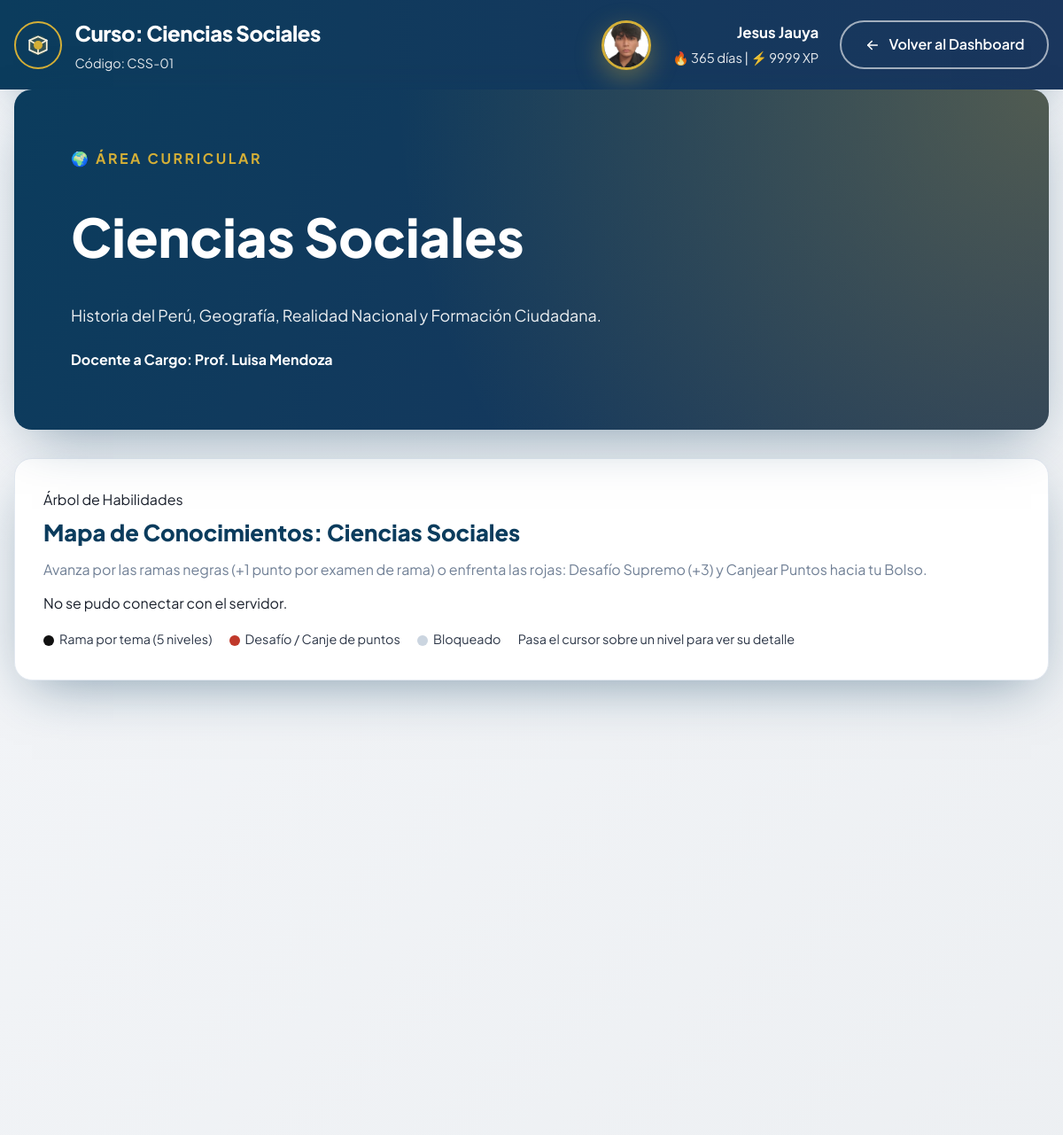
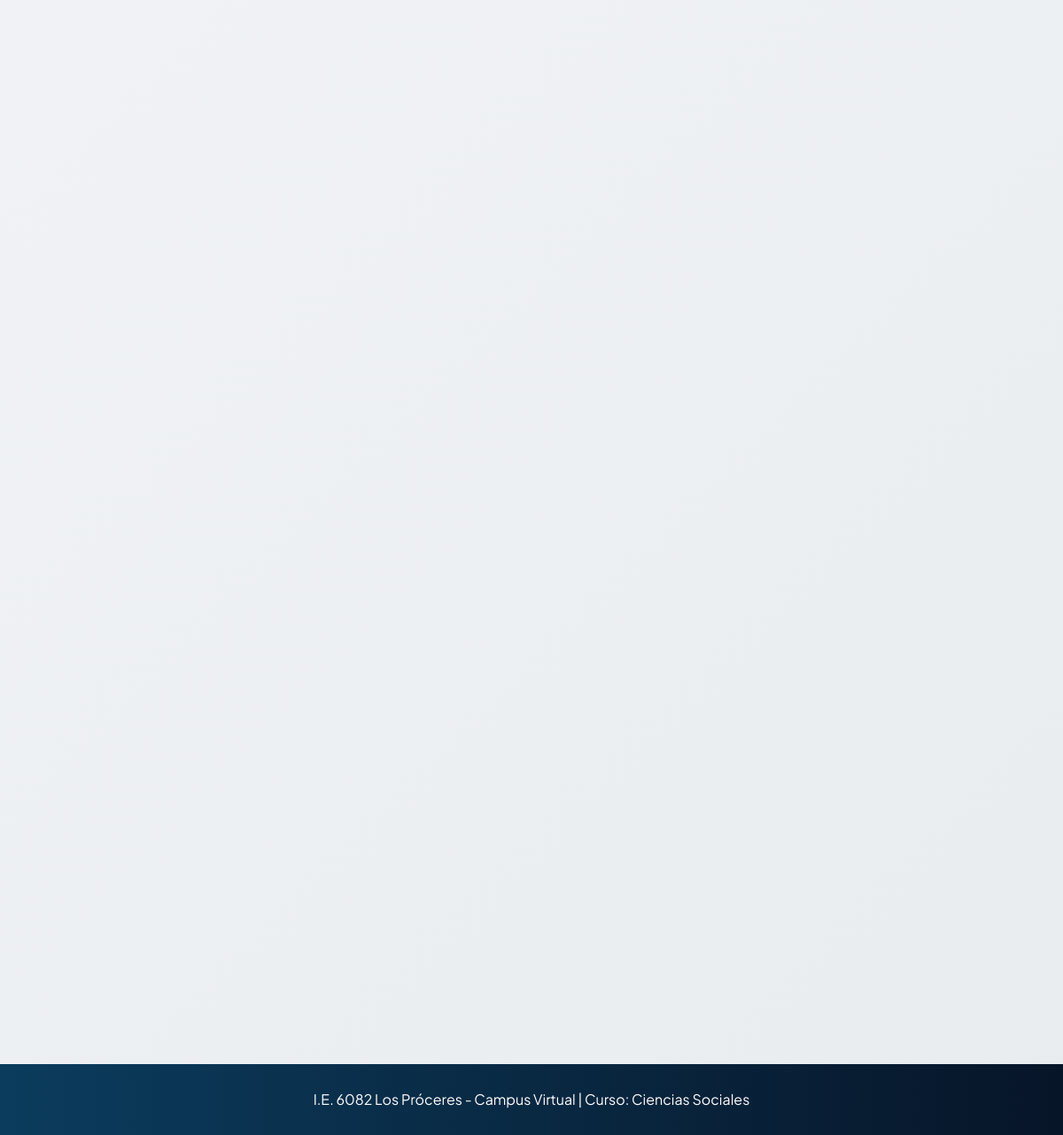
Screenshot of /curso.php?id=4 (signed in) with the database file from the repository (2 pictures, top to bottom).
### tables this page shows
CREATE TABLE `cursos` (
  `id` int(11) NOT NULL,
  `nombre` varchar(150) NOT NULL,
  `codigo` varchar(20) NOT NULL,
  `icono` varchar(50) DEFAULT '?',
  `descripcion` text DEFAULT NULL,
  `profesor` varchar(150) NOT NULL,
  `fecha_creacion` timestamp NOT NULL DEFAULT current_timestamp()
);

### banco_preguntas.php (called while the page is built, shortened)
<?php
require_once __DIR__ . '/banco_preguntas_extra.php';
function st_q(string $p, array $o, int $c): array
{
    return ['p' => $p, 'o' => $o, 'c' => $c];
}
function st_banco(string $codigo): ?array
{
    static $bancos = null;
    if ($bancos === null) {
        $bancos = $bancos + st_banco_extra();
    }
    return $bancos[$codigo] ?? null;
}

### banco_preguntas_extra.php (called while the page is built, shortened)
<?php
function st_rama(string $nombre, array $consejos, array $preguntas): array
{
    return ['nombre' => $nombre, 'consejos' => array_combine([1, 2, 3, 4], $consejos), 'preguntas' => $preguntas];
}

### curso.php (the view, shortened to what this page needs)
<?php
require_once 'db.php';
$id_curso = isset($_GET['id']) ? intval($_GET['id']) : 0;
$stmt = $pdo->prepare("SELECT * FROM cursos WHERE id = ?");
$stmt->execute([$id_curso]);
$curso = $stmt->fetch();
$nombre_completo = $_SESSION['nombre'] . ' ' . $_SESSION['apellido'];
$rol = $_SESSION['rol'];
$foto = isset($_SESSION['foto']) ? $_SESSION['foto'] : null;
$iniciales = strtoupper(substr($_SESSION['nombre'], 0, 1) . substr($_SESSION['apellido'], 0, 1));
$nivel_xp = isset($_SESSION['nivel_xp']) ? $_SESSION['nivel_xp'] : 0;
$racha_dias = isset($_SESSION['racha_dias']) ? $_SESSION['racha_dias'] : 1;
require_once 'banco_preguntas.php';
$arbol_disponible = st_banco($curso['codigo']) !== null;
?>
<!DOCTYPE html>
<html lang="es">
<head>
    <link rel="stylesheet" href="styles.css">
</head>
<body style="background: linear-gradient(135deg, var(--bg-gris-claro) 0%, #e9ecef 100%);">
    <header class="dashboard-header">
        <div class="container dashboard-header-inner">
            <div class="dashboard-brand">
                <div class="dashboard-brand-emblem">
                </div>
                <div class="brand-text">
                    <span class="brand-title">Curso: <?php echo htmlspecialchars($curso['nombre']); ?></span>
                    <span class="brand-subtitle">Código: <?php echo htmlspecialchars($curso['codigo']); ?></span>
                </div>
            </div>
            <div class="dashboard-userbar">
                <?php if ($rol === 'desarrollador' && $foto === 'foto.jpg'): ?>
                    <img src="<?php echo htmlspecialchars($foto); ?>" alt="Foto" class="dashboard-avatar">
                <?php elseif ($rol !== 'desarrollador'): ?>
                    <div class="dashboard-avatar" style="display:grid;place-items:center;font-weight:800;"><?php echo $iniciales; ?></div>
                <?php endif; ?>
                <div class="dashboard-user-info">
                    <span class="dashboard-user-name"><?php echo htmlspecialchars($nombre_completo); ?></span>
                    <span class="dashboard-user-meta">🔥 <?php echo $racha_dias; ?> días | ⚡ <?php echo $nivel_xp; ?> XP</span>
                </div>
                <a class="btn-logout" href="dashboard.php">
                    <span>Volver al Dashboard</span>
                </a>
            </div>
        </div>
    </header>
    <main>
        <div class="container dashboard-main">
            <section class="welcome-banner">
                <div class="welcome-banner-content">
                    <span class="welcome-kicker"><?php echo $curso['icono']; ?> ÁREA CURRICULAR</span>
                    <h1 class="welcome-title"><?php echo htmlspecialchars($curso['nombre']); ?></h1>
                    <p class="welcome-text"><?php echo htmlspecialchars($curso['descripcion']); ?></p>
                    <p style="font-weight: 700;">Docente a Cargo: <?php echo htmlspecialchars($curso['profesor']); ?></p>
                </div>
            </section>
            <?php if ($arbol_disponible): ?>
            <section id="skillTreeSection" class="skilltree-section">
                <header class="skilltree-header">
                    <span class="section-kicker">Árbol de Habilidades</span>
                    <h2 class="skilltree-title">Mapa de Conocimientos: <?php echo htmlspecialchars($curso['nombre']); ?></h2>
                    <p class="skilltree-sub">Avanza por las ramas negras (+1 punto por examen de rama) o enfrenta las rojas: Desafío Supremo (+3) y Canjear Puntos hacia tu Bolso.</p>
                </header>
                <div id="skillTreeRoot"
                     data-curso="<?php echo (int)$id_curso; ?>"
                     data-nombre="<?php echo htmlspecialchars($curso['nombre']); ?>"
                     data-readonly="<?php echo $rol === 'estudiante' ? '0' : '1'; ?>"></div>
                <ul class="skilltree-leyenda">
                    <li><span class="pt pt-negro"></span>Rama por tema (5 niveles)</li>
                    <li><span class="pt pt-rojo"></span>Desafío / Canje de puntos</li>
                    <li><span class="pt pt-gris"></span>Bloqueado</li>
                    <li>Pasa el cursor sobre un nivel para ver su detalle</li>
                </ul>
            </section>
            <?php endif; ?>
            <div class="dashboard-grid">
            </div>
        </div>
    </main>
    <footer class="dashboard-footer">
        <div class="container">
            <p>I.E. 6082 Los Próceres - Campus Virtual | Curso: <?php echo htmlspecialchars($curso['nombre']); ?></p>
        </div>
    </footer>
</body>
</html>

### rows the page displays
cursos: nombre "Ciencias Sociales", codigo "CSS-01", icono "🌍", descripcion "Historia del Perú, Geografía, Realidad Nacional y Formación Ciudadana.", profesor "Prof. Luisa Mendoza"

### other values shown
$nombre_completo "Jesus Jauya"
$racha_dias "365"
$nivel_xp "9999"
